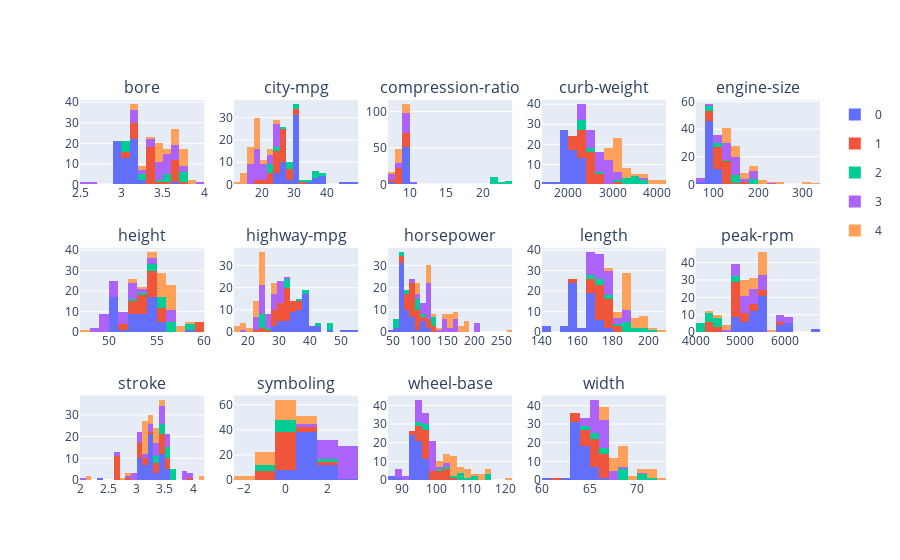

Here is the notebook cell this chart was saved with:
### Code cell
fig = make_subplots(rows=3, cols=5, subplot_titles=data.select_dtypes(include="float64").columns.sort_values())

for i, (col, df) in enumerate(iter(
    data
    .select_dtypes(include="float64")
    .assign(group=lambda x: m1.predict(x))
    .astype({"group": "category"})
    .melt(id_vars=["group"])
    .sort_values("variable")
    .groupby("variable", as_index=False)
)):
    for j, df1 in iter(df.groupby("group", as_index=False)):
        fig.add_trace(
            go.Histogram(
                x=df1["value"], 
                name=j, 
                legendgroup=str(j), showlegend=False,
                marker=dict(color=px.colors.qualitative.Plotly[int(j) % 10])),
            row=i // 5 + 1,
            col=i % 5 + 1,
        )

for j in df["group"].sort_values().unique():
    fig.add_trace(
        go.Histogram(
            x=[float("nan")], y=[float("nan")],
            name=j,
            legendgroup=str(j),
            showlegend=True,
            marker=dict(color=px.colors.qualitative.Plotly[int(j) % 10])),
        row=i // 5 + 1,
        col=i % 5 + 1,
    )

fig.update_layout(showlegend=True, height=1000, barmode="stack").show()

### Figure 1 — Plotly figure (JSON) as saved in the notebook; plotly's stock layout.template omitted (floating-point values rounded to 4 significant figures)
{"data": [{"legendgroup": "0", "marker": {"color": "#636EFA"}, "name": "0", "showlegend": false, "type": "histogram", "x": [3.62, 3.05, 3.05, 3.05, 2.97, 3.03, 2.97, 2.97, 2.97, 3.19, 3.19, 3.19, 3.19, 3.19, 3.19, 3.19, 3.19, 3.24, 3.24, 2.91, 2.91, 2.91, 2.91, 2.91, 2.91, 2.92, 3.15, 3.15, 3.15, 3.15, 3.15, 3.03, 2.97, 2.97, 2.97, 3.03, 3.03, 2.91, 3.03, 3.03, 2.97, 2.97, 3.03, 3.15, 3.03, 2.99, 3.15, 3.15, 3.15, 3.15, 3.15, 3.15, 3.15, 3.15, 3.03, 2.97, 2.97, 3.08, 2.97], "xaxis": "x", "yaxis": "y"}, {"legendgroup": "1", "marker": {"color": "#EF553B"}, "name": "1", "showlegend": false, "type": "histogram", "x": [3.62, 3.62, 3.62, 3.62, 3.62, 3.62, 3.62, 3.62, 3.62, 3.62, 3.62, 3.05, 3.05, 3.35, 3.46, 3.19, 3.19, 3.19, 3.19, 3.19, 3.19, 3.31, 3.31, 3.31, 3.31, 3.05, 3.34, 3.15, 3.31, 3.5, 3.31, 3.31, 3.35, 3.35, 3.17, 3.33, 3.33, 3.39, 3.39, 3.39, 3.39, 3.76, 3.39], "xaxis": "x", "yaxis": "y"}, {"legendgroup": "2", "marker": {"color": "#00CC96"}, "name": "2", "showlegend": false, "type": "histogram", "x": [3.7, 3.7, 3.7, 3.7, 3.7, 3.27, 3.01, 3.01, 3.01, 3.01, 3.01, 3.27, 3.27, 3.58, 3.43, 3.58, 3.58, 3.58], "xaxis": "x", "yaxis": "y"}, {"legendgroup": "3", "marker": {"color": "#AB63FA"}, "name": "3", "showlegend": false, "type": "histogram", "x": [3.43, 3.54, 2.54, 3.54, 3.54, 3.54, 3.54, 3.46, 3.74, 3.59, 3.94, 3.74, 3.74, 3.43, 3.19, 3.62, 3.62, 3.62, 3.62, 3.62, 3.62, 3.27, 3.27, 3.43, 3.6, 3.43, 3.47, 2.68, 3.19, 3.19, 3.19, 3.5, 3.47, 3.17, 3.35, 3.59, 3.59, 3.17, 3.58, 3.352, 3.352, 3.352, 3.414, 3.46], "xaxis": "x", "yaxis": "y"}, {"legendgroup": "4", "marker": {"color": "#FFA15A"}, "name": "4", "showlegend": false, "type": "histogram", "x": [3.46, 3.46, 3.46, 3.46, 3.46, 3.61, 3.78, 3.78, 3.78, 3.78, 3.62, 3.62, 3.78, 3.78, 3.58, 3.78, 3.27, 3.27, 3.43, 3.63, 3.63, 3.54, 3.43, 3.19, 3.19, 3.13, 3.31, 3.62, 3.62, 3.62, 3.43, 3.8, 3.8, 3.78, 3.46], "xaxis": "x", "yaxis": "y"}, {"legendgroup": "0", "marker": {"color": "#636EFA"}, "name": "0", "showlegend": false, "type": "histogram", "x": [37, 31, 24, 31, 31, 31, 31, 31, 31, 31, 31, 31, 31, 31, 45, 31, 31, 31, 37, 38, 38, 47, 31, 31, 24, 31, 30, 25, 27, 27, 27, 27, 30, 30, 30, 30, 38, 31, 49, 31, 26, 26, 29, 29, 38, 24, 26, 27, 27, 27, 37, 31, 31, 31, 24, 31, 31, 35, 31], "xaxis": "x2", "yaxis": "y2"}, {"legendgroup": "1", "marker": {"color": "#EF553B"}, "name": "1", "showlegend": false, "type": "histogram", "x": [19, 26, 26, 26, 26, 26, 27, 27, 23, 25, 25, 21, 21, 23, 24, 24, 24, 27, 27, 27, 27, 29, 28, 28, 30, 19, 25, 30, 24, 27, 23, 31, 23, 23, 28, 24, 24, 26, 25, 32, 28, 26, 26], "xaxis": "x2", "yaxis": "y2"}, {"legendgroup": "2", "marker": {"color": "#00CC96"}, "name": "2", "showlegend": false, "type": "histogram", "x": [22, 22, 22, 22, 31, 30, 38, 34, 37, 26, 33, 37, 37, 28, 25, 28, 25, 28], "xaxis": "x2", "yaxis": "y2"}, {"legendgroup": "3", "marker": {"color": "#AB63FA"}, "name": "3", "showlegend": false, "type": "histogram", "x": [16, 16, 17, 17, 17, 23, 19, 19, 19, 25, 23, 23, 19, 18, 24, 19, 21, 21, 24, 19, 17, 20, 24, 24, 24, 24, 24, 24, 19, 19, 24, 17, 17, 19, 19, 17, 19, 21, 23, 21, 21, 19, 21, 19], "xaxis": "x2", "yaxis": "y2"}, {"legendgroup": "4", "marker": {"color": "#FFA15A"}, "name": "4", "showlegend": false, "type": "histogram", "x": [19, 14, 14, 16, 17, 17, 15, 16, 16, 20, 17, 19, 19, 13, 15, 15, 19, 20, 19, 18, 19, 23, 17, 17, 24, 24, 23, 23, 19, 18, 19, 19, 19, 19, 19], "xaxis": "x2", "yaxis": "y2"}, {"legendgroup": "0", "marker": {"color": "#636EFA"}, "name": "0", "showlegend": false, "type": "histogram", "x": [9.4, 9.4, 7.6, 9, 9.4, 9.4, 9.4, 9.4, 9.4, 9.4, 9.4, 9.4, 9.4, 9.4, 21.9, 9, 9.4, 9, 9.41, 9.6, 9.6, 9.5, 9.4, 9, 7.6, 9.4, 9, 9.1, 9, 9, 9, 9, 9.2, 9.2, 9.2, 9.2, 10.1, 9.2, 9.6, 9.4, 9.4, 9.4, 9, 9, 9, 8.5, 10, 9, 9, 9, 9.4, 9.4, 9.4, 7.6, 9.4, 9, 9, 9, 9], "xaxis": "x3", "yaxis": "y3"}, {"legendgroup": "1", "marker": {"color": "#EF553B"}, "name": "1", "showlegend": false, "type": "histogram", "x": [8, 8.6, 8.6, 8.6, 8.6, 8.6, 8.5, 8.5, 7.5, 8.5, 8.5, 9, 9, 8.8, 8.5, 9, 8.5, 8.7, 8.7, 8.7, 8.7, 9, 9, 9, 9, 9, 8.5, 9, 9, 8.5, 9, 8.7, 7.7, 9, 9, 9, 7.7, 9, 9, 9.5, 8.7, 8.7, 9.5], "xaxis": "x3", "yaxis": "y3"}, {"legendgroup": "2", "marker": {"color": "#00CC96"}, "name": "2", "showlegend": false, "type": "histogram", "x": [21.5, 21.5, 21.5, 21.5, 22, 23, 22.5, 22.5, 22.5, 23, 23, 23, 23, 21, 21, 21, 21, 21], "xaxis": "x3", "yaxis": "y3"}, {"legendgroup": "3", "marker": {"color": "#AB63FA"}, "name": "3", "showlegend": false, "type": "histogram", "x": [8.3, 9.4, 9.4, 9.4, 9.4, 7.5, 7, 7, 7, 8.5, 7.5, 8.8, 8.5, 8, 10, 9, 9, 9, 9.2, 7, 7.8, 9.3, 9.3, 9.3, 9.3, 9.3, 9.3, 9.3, 8.5, 9.3, 9.5, 9.5, 7, 9.5, 9, 9.5, 9, 8.7, 9, 9, 9.3, 9.3, 9.3, 9.31], "xaxis": "x3", "yaxis": "y3"}, {"legendgroup": "4", "marker": {"color": "#FFA15A"}, "name": "4", "showlegend": false, "type": "histogram", "x": [8, 8, 8, 8.3, 9, 9, 8, 8, 8, 9, 8.3, 8.5, 8.5, 11.5, 8.1, 8.1, 9, 9.2, 9.5, 8.8, 8.7, 9.5, 7.5, 7.5, 9.5, 9.5, 9.5, 9.5, 9.2, 7, 8.4, 8.4, 8.4, 8.4, 8.4], "xaxis": "x3", "yaxis": "y3"}, {"legendgroup": "0", "marker": {"color": "#636EFA"}, "name": "0", "showlegend": false, "type": "histogram", "x": [2050, 2015, 1985, 2040, 1918, 2128, 1967, 1989, 2191, 2209, 2212, 2275, 2300, 2254, 2094, 2169, 2204, 2265, 2300, 1950, 1713, 1819, 1837, 1940, 1956, 2010, 2024, 2236, 2289, 2372, 2293, 1890, 2304, 1989, 1989, 1967, 1488, 1874, 1909, 1876, 1876, 2128, 1900, 1905, 1945, 1889, 2017, 1918, 1938, 2024, 1951, 2028, 1971, 2037, 2008, 2145, 1944, 1918, 2004], "xaxis": "x4", "yaxis": "y4"}, {"legendgroup": "1", "marker": {"color": "#EF553B"}, "name": "1", "showlegend": false, "type": "histogram", "x": [2240, 2120, 2145, 2290, 2340, 2385, 2510, 2455, 2420, 2650, 2190, 2280, 2535, 2579, 3110, 2661, 2563, 2290, 2458, 2081, 2109, 2122, 2140, 2326, 2414, 2414, 2535, 2465, 2337, 2395, 2710, 2765, 2365, 2405, 2403, 2324, 2302, 2385, 2410, 2385, 2410, 2425, 2670], "xaxis": "x4", "yaxis": "y4"}, {"legendgroup": "2", "marker": {"color": "#00CC96"}, "name": "2", "showlegend": false, "type": "histogram", "x": [3197, 3430, 3252, 3485, 3252, 2261, 2264, 2319, 2579, 2275, 2275, 2480, 2700, 3515, 3750, 3495, 3770, 3217], "xaxis": "x4", "yaxis": "y4"}, {"legendgroup": "3", "marker": {"color": "#AB63FA"}, "name": "3", "showlegend": false, "type": "histogram", "x": [2695, 2808, 2758, 2707, 2847, 2658, 2460, 2800, 2818, 2778, 2756, 2756, 3139, 2548, 2221, 3139, 3016, 2540, 2536, 2551, 2679, 2714, 2975, 2976, 3071, 2811, 2734, 2823, 2337, 2824, 2507, 2395, 2328, 2833, 2921, 2926, 2403, 2370, 2380, 2380, 2385, 2500, 3685, 2548], "xaxis": "x4", "yaxis": "y4"}, {"legendgroup": "4", "marker": {"color": "#FFA15A"}, "name": "4", "showlegend": false, "type": "histogram", "x": [3020, 3230, 3075, 3285, 3075, 3130, 3151, 2912, 3034, 2935, 3042, 3045, 3157, 2952, 3131, 3296, 4066, 4066, 3950, 2844, 2954, 3086, 3055, 3230, 3380, 3505, 3049, 3095, 3060, 3740, 3900, 3715, 2910, 3012, 3062], "xaxis": "x4", "yaxis": "y4"}, {"legendgroup": "0", "marker": {"color": "#636EFA"}, "name": "0", "showlegend": false, "type": "histogram", "x": [91, 91, 92, 92, 97, 97, 97, 97, 97, 97, 97, 97, 103, 97, 98, 91, 92, 91, 90, 90, 61, 90, 90, 98, 90, 110, 110, 110, 110, 110, 92, 92, 92, 92, 79, 92, 92, 90, 90, 91, 98, 98, 98, 98, 98, 109, 109, 109, 109, 109, 92, 92, 98, 90, 90, 98, 90, 97, 92], "xaxis": "x5", "yaxis": "y5"}, {"legendgroup": "1", "marker": {"color": "#EF553B"}, "name": "1", "showlegend": false, "type": "histogram", "x": [140, 122, 122, 122, 122, 122, 120, 110, 122, 122, 164, 164, 108, 111, 110, 122, 120, 122, 122, 98, 98, 98, 98, 92, 122, 122, 109, 136, 92, 92, 122, 108, 108, 108, 108, 108, 108, 108, 108, 108, 108, 108, 132], "xaxis": "x5", "yaxis": "y5"}, {"legendgroup": "2", "marker": {"color": "#00CC96"}, "name": "2", "showlegend": false, "type": "histogram", "x": [183, 183, 183, 183, 134, 110, 110, 110, 97, 97, 97, 97, 152, 152, 152, 152, 152, 145], "xaxis": "x5", "yaxis": "y5"}, {"legendgroup": "3", "marker": {"color": "#AB63FA"}, "name": "3", "showlegend": false, "type": "histogram", "x": [234, 80, 70, 70, 70, 110, 156, 156, 156, 122, 110, 136, 136, 109, 152, 130, 130, 108, 119, 156, 146, 146, 146, 146, 146, 146, 171, 109, 171, 181, 181, 181, 156, 151, 194, 121, 121, 121, 121, 121, 121, 132, 194, 194], "xaxis": "x5", "yaxis": "y5"}, {"legendgroup": "4", "marker": {"color": "#FFA15A"}, "name": "4", "showlegend": false, "type": "histogram", "x": [304, 308, 234, 140, 141, 326, 209, 209, 209, 164, 131, 136, 136, 258, 258, 181, 181, 130, 130, 141, 141, 141, 141, 161, 171, 134, 120, 120, 120, 120, 120, 181, 141, 141, 173], "xaxis": "x5", "yaxis": "y5"}, {"legendgroup": "0", "marker": {"color": "#636EFA"}, "name": "0", "showlegend": false, "type": "histogram", "x": [54.1, 54.1, 54.1, 54.1, 50.8, 53.3, 53.5, 54.5, 53.3, 54.5, 53.5, 54.5, 54.5, 54.5, 54.5, 50.8, 50.8, 50.8, 54.1, 52, 53.2, 52, 50.8, 50.8, 51, 54.1, 54.1, 53.3, 53.3, 58.3, 54.5, 52.6, 52.6, 52.6, 50.8, 50.8, 50.6, 50.6, 50.6, 50.8, 52.6, 52.6, 52.6, 52.6, 53, 55.6, 55.7, 55.7, 55.7, 55.7, 54.5, 50.8, 50.8, 50.6, 50.8, 50.8, 54.5, 54.5, 53.7], "xaxis": "x6", "yaxis": "y6"}, {"legendgroup": "1", "marker": {"color": "#EF553B"}, "name": "1", "showlegend": false, "type": "histogram", "x": [54.4, 55.5, 55.5, 53.7, 55.5, 53.7, 51.6, 51.6, 51.6, 54.7, 54.3, 54.3, 54.3, 53.5, 54.1, 59.8, 54.7, 53.9, 54.9, 52.8, 52.8, 52.8, 53, 59.1, 54.9, 59.1, 53.9, 55.1, 55.1, 59.1, 59.8, 54.9, 53, 53, 54.3, 54.3, 52.5, 52.5, 52.5, 55.7, 54.9, 55.2, 53.7], "xaxis": "x6", "yaxis": "y6"}, {"legendgroup": "2", "marker": {"color": "#00CC96"}, "name": "2", "showlegend": false, "type": "histogram", "x": [56.3, 54.9, 58.7, 56.5, 54.4, 55.5, 54.9, 52.8, 53, 55.1, 55.7, 55.7, 55.7, 56.7, 58.7, 56.7, 58.7, 56.7], "xaxis": "x6", "yaxis": "y6"}, {"legendgroup": "3", "marker": {"color": "#AB63FA"}, "name": "3", "showlegend": false, "type": "histogram", "x": [50.8, 49.6, 49.6, 49.6, 49.6, 51.6, 50.2, 50.2, 50.2, 49.4, 49.4, 54.3, 53.1, 54.3, 54.3, 52.4, 48.8, 48.8, 51.4, 50.2, 53, 52, 52, 52, 52, 52, 52, 51.4, 52, 49.7, 49.7, 50.2, 50.2, 49.7, 51.6, 51.6, 56.1, 56.1, 56.1, 56.1, 56.1, 56.1, 50.5, 51.6], "xaxis": "x6", "yaxis": "y6"}, {"legendgroup": "4", "marker": {"color": "#FFA15A"}, "name": "4", "showlegend": false, "type": "histogram", "x": [55.5, 56.7, 56.5, 55.4, 54.8, 52.8, 56.3, 53.7, 55.7, 55.7, 55.9, 55.7, 55.7, 55.5, 55.5, 47.8, 52.8, 56.1, 55.1, 57.5, 56.2, 57.5, 56.2, 57.5, 56.2, 54.1, 54.1, 55.5, 56, 56.7, 56.7, 56.7, 58.7, 56.7, 55.1], "xaxis": "x6", "yaxis": "y6"}, {"legendgroup": "0", "marker": {"color": "#636EFA"}, "name": "0", "showlegend": false, "type": "histogram", "x": [36, 39, 38, 38, 30, 41, 38, 38, 38, 34, 34, 34, 32, 29, 47, 34, 34, 29, 29, 38, 38, 54, 38, 42, 34, 34, 34, 34, 33, 33, 33, 33, 31, 38, 31, 38, 38, 53, 43, 43, 41, 30, 38, 38, 37, 50, 37, 37, 37, 37, 37, 37, 37, 37, 38, 30, 38, 41, 38], "xaxis": "x7", "yaxis": "y7"}, {"legendgroup": "1", "marker": {"color": "#EF553B"}, "name": "1", "showlegend": false, "type": "histogram", "x": [31, 31, 37, 29, 32, 25, 32, 31, 29, 23, 33, 30, 31, 37, 32, 32, 24, 31, 37, 37, 34, 34, 32, 34, 32, 32, 30, 28, 29, 29, 28, 28, 32, 32, 30, 34, 34, 32, 32, 32, 32, 32, 27], "xaxis": "x7", "yaxis": "y7"}, {"legendgroup": "2", "marker": {"color": "#00CC96"}, "name": "2", "showlegend": false, "type": "histogram", "x": [33, 25, 33, 25, 33, 46, 42, 38, 46, 36, 47, 33, 27, 39, 25, 25, 25, 25], "xaxis": "x7", "yaxis": "y7"}, {"legendgroup": "3", "marker": {"color": "#AB63FA"}, "name": "3", "showlegend": false, "type": "histogram", "x": [28, 26, 28, 28, 26, 28, 31, 25, 25, 24, 27, 25, 25, 29, 23, 24, 30, 30, 30, 30, 30, 24, 30, 25, 24, 29, 27, 26, 30, 22, 25, 29, 32, 24, 24, 24, 30, 30, 23, 23, 23, 23, 18, 27], "xaxis": "x7", "yaxis": "y7"}, {"legendgroup": "4", "marker": {"color": "#FFA15A"}, "name": "4", "showlegend": false, "type": "histogram", "x": [24, 24, 24, 24, 24, 24, 28, 28, 28, 28, 22, 22, 28, 25, 23, 24, 24, 22, 19, 19, 17, 25, 25, 20, 25, 22, 22, 20, 25, 22, 18, 16, 16, 24, 25], "xaxis": "x7", "yaxis": "y7"}, {"legendgroup": "0", "marker": {"color": "#636EFA"}, "name": "0", "showlegend": false, "type": "histogram", "x": [68, 68, 68, 68, 69, 69, 69, 69, 69, 69, 69, 69, 55, 69, 102, 68, 68, 68, 68, 70, 70, 48, 102, 68, 68, 68, 68, 100, 86, 86, 86, 86, 76, 76, 76, 76, 60, 76, 58, 68, 112, 112, 70, 70, 70, 85, 90, 100, 85, 85, 68, 68, 68, 68, 102, 62, 62, 62, 69], "xaxis": "x8", "yaxis": "y8"}, {"legendgroup": "1", "marker": {"color": "#EF553B"}, "name": "1", "showlegend": false, "type": "histogram", "x": [120, 84, 84, 84, 84, 84, 97, 97, 116, 88, 88, 121, 121, 101, 78, 101, 88, 92, 92, 92, 92, 70, 70, 88, 110, 70, 62, 88, 70, 98.8, 62, 111, 82, 94, 82, 111, 82, 62, 82, 94, 73, 73, 82], "xaxis": "x8", "yaxis": "y8"}, {"legendgroup": "2", "marker": {"color": "#00CC96"}, "name": "2", "showlegend": false, "type": "histogram", "x": [123, 123, 123, 123, 72, 73, 56, 56, 106, 68, 68, 52, 52, 95, 95, 95, 95, 95], "xaxis": "x8", "yaxis": "y8"}, {"legendgroup": "3", "marker": {"color": "#AB63FA"}, "name": "3", "showlegend": false, "type": "histogram", "x": [160, 155, 135, 101, 101, 101, 116, 116, 145, 145, 145, 88, 101, 110, 115, 102, 154, 111, 90, 145, 111, 160, 200, 161, 116, 116, 116, 116, 116, 116, 90, 161, 207, 207, 143, 145, 207, 110, 88.8, 110, 110, 160, 160, 110], "xaxis": "x8", "yaxis": "y8"}, {"legendgroup": "4", "marker": {"color": "#FFA15A"}, "name": "4", "showlegend": false, "type": "histogram", "x": [175, 184, 184, 155, 152, 152, 182, 182, 182, 121, 140, 110, 110, 262, 176, 176, 152, 156, 156, 114, 134, 160, 114, 162, 162, 114, 114, 114, 114, 142, 97, 95, 95, 97, 97], "xaxis": "x8", "yaxis": "y8"}, {"legendgroup": "0", "marker": {"color": "#636EFA"}, "name": "0", "showlegend": false, "type": "histogram", "x": [156.9, 158.7, 158.7, 158.7, 157.3, 157.3, 157.3, 167.3, 167.3, 171.7, 171.7, 171.7, 171.7, 159.3, 166.3, 168.7, 168.7, 168.7, 168.7, 159.1, 157.3, 157.3, 144.6, 144.6, 150, 150, 150, 163.4, 157.1, 167.5, 167.5, 175.4, 175.4, 169.1, 157.3, 157.3, 157.3, 141.1, 155.9, 158.8, 157.3, 159.1, 166.8, 165.3, 165.3, 165.3, 165.3, 170.2, 165.3, 165.6, 165.3, 170.2, 162.4, 157.3, 159.1, 157.3, 157.3, 166.8, 157.3], "xaxis": "x9", "yaxis": "y9"}, {"legendgroup": "1", "marker": {"color": "#EF553B"}, "name": "1", "showlegend": false, "type": "histogram", "x": [172, 157.9, 157.3, 172, 173.5, 172, 172, 173.5, 173.6, 173.6, 172, 174.6, 181.5, 169.7, 169.7, 180.2, 183.1, 169.7, 175.6, 166.3, 166.3, 166.3, 166.3, 175.6, 175.6, 175.6, 174.6, 175.4, 170.7, 176.8, 176.8, 176.8, 172.4, 172.4, 172.4, 173.4, 173.4, 177.8, 177.8, 177.8, 177.8, 177.8, 175], "xaxis": "x9", "yaxis": "y9"}, {"legendgroup": "2", "marker": {"color": "#00CC96"}, "name": "2", "showlegend": false, "type": "histogram", "x": [186.7, 198.9, 186.7, 198.9, 186.7, 171.7, 171.7, 171.7, 180.2, 166.3, 166.3, 175.6, 175, 190.9, 190.9, 187.5, 202.6, 188.8], "xaxis": "x9", "yaxis": "y9"}, {"legendgroup": "3", "marker": {"color": "#AB63FA"}, "name": "3", "showlegend": false, "type": "histogram", "x": [186.6, 186.6, 186.6, 186.6, 186.6, 186.6, 176.8, 178.5, 168.9, 173.2, 168.9, 168.9, 168.9, 165.7, 170.7, 183.5, 176.2, 176.2, 176.2, 176.2, 176.2, 176.2, 183.5, 173.2, 172.6, 168.8, 168.8, 171.2, 176.6, 176.6, 177.3, 176.8, 173, 173, 173.2, 173.2, 173.2, 172.4, 169, 169, 169, 169, 180.3, 170.7], "xaxis": "x9", "yaxis": "y9"}, {"legendgroup": "4", "marker": {"color": "#FFA15A"}, "name": "4", "showlegend": false, "type": "histogram", "x": [186.7, 198.9, 186.7, 198.9, 186.7, 186.7, 188.8, 187.8, 188.8, 188.8, 188.8, 188.8, 188.8, 188.8, 188.8, 187.8, 184.6, 181.7, 199.6, 199.6, 191.7, 188.8, 192.7, 192.7, 192.7, 189, 189, 193.8, 197, 184.6, 202.6, 208.1, 199.2, 178.4, 188.8], "xaxis": "x9", "yaxis": "y9"}, {"legendgroup": "0", "marker": {"color": "#636EFA"}, "name": "0", "showlegend": false, "type": "histogram", "x": [5000, 5000, 5000, 5500, 5500, 5200, 5200, 5200, 5200, 5200, 5200, 5200, 5200, 4800, 5200, 5500, 5500, 5000, 5400, 5400, 5100, 5500, 5000, 5500, 5500, 5500, 5800, 5800, 5800, 5800, 6000, 6000, 6000, 6000, 5500, 6000, 4800, 5500, 5500, 5500, 6600, 6600, 4800, 4800, 4800, 5500, 5500, 5250, 5250, 5250, 4800, 5500, 5500, 5500, 5500, 5500, 4800, 4800, 4900], "xaxis": "x10", "yaxis": "y10"}, {"legendgroup": "1", "marker": {"color": "#EF553B"}, "name": "1", "showlegend": false, "type": "histogram", "x": [5000, 4800, 4800, 4800, 4800, 4800, 5200, 5500, 5000, 5000, 5200, 4250, 4250, 5800, 4800, 5800, 5000, 4800, 4200, 4200, 4800, 4800, 4800, 4800, 4800, 4200, 4200, 5500, 4800, 5500, 5000, 4800, 4800, 5200, 4800, 4800, 4800, 5200, 4400, 4800, 4400, 4960, 4400], "xaxis": "x10", "yaxis": "y10"}, {"legendgroup": "2", "marker": {"color": "#00CC96"}, "name": "2", "showlegend": false, "type": "histogram", "x": [4350, 4350, 4350, 4350, 4200, 4800, 4500, 4500, 4500, 4500, 4500, 4800, 4800, 4150, 4150, 4150, 4150, 4150], "xaxis": "x10", "yaxis": "y10"}, {"legendgroup": "3", "marker": {"color": "#AB63FA"}, "name": "3", "showlegend": false, "type": "histogram", "x": [4750, 6000, 6000, 6000, 6000, 5500, 5000, 5000, 5000, 5000, 5500, 5800, 5500, 5500, 5500, 5000, 5000, 5000, 5000, 5000, 4800, 4800, 4800, 4800, 4800, 4800, 5200, 5200, 5500, 5200, 5200, 5200, 5000, 5500, 5900, 5900, 5500, 5500, 5250, 5250, 5250, 5250, 4900, 5900], "xaxis": "x10", "yaxis": "y10"}, {"legendgroup": "4", "marker": {"color": "#FFA15A"}, "name": "4", "showlegend": false, "type": "histogram", "x": [4500, 4500, 4750, 5000, 5000, 5400, 5400, 5400, 4250, 5500, 5500, 5500, 5400, 4750, 4750, 5200, 5300, 5400, 5100, 5100, 5400, 5400, 5400, 5400, 5200, 5200, 5500, 5200, 5600, 5000, 5000, 5000, 5000, 5000, 5200], "xaxis": "x10", "yaxis": "y10"}, {"legendgroup": "0", "marker": {"color": "#636EFA"}, "name": "0", "showlegend": false, "type": "histogram", "x": [3.23, 3.23, 3.23, 3.39, 3.29, 3.29, 3.29, 3.29, 3.29, 3.29, 3.29, 3.29, 3.47, 3.29, 3.15, 3.23, 3.23, 3.39, 3.23, 3.23, 3.11, 3.11, 3.03, 3.23, 3.41, 3.15, 3.15, 3.15, 3.15, 3.58, 3.58, 3.58, 3.58, 3.58, 3.41, 3.41, 3.41, 3.41, 3.07, 3.41, 3.08, 3.08, 3.03, 3.03, 3.03, 3.4, 3.4, 3.4, 3.4, 3.4, 3.23, 3.23, 3.23, 3.39, 3.23, 3.03, 3.03, 3.03, 2.36], "xaxis": "x11", "yaxis": "y11"}, {"legendgroup": "1", "marker": {"color": "#EF553B"}, "name": "1", "showlegend": false, "type": "histogram", "x": [3.16, 3.39, 3.39, 3.39, 3.39, 3.39, 3.47, 3.47, 3.46, 3.46, 3.46, 3.19, 3.19, 2.8, 3.46, 3.23, 3.58, 3.54, 3.54, 3.54, 3.54, 3.03, 3.03, 3.4, 3.4, 3.03, 3.03, 3.03, 3.03, 3.46, 3.9, 3.03, 2.64, 2.64, 2.64, 2.64, 2.64, 2.64, 2.64, 2.64, 2.64, 2.64, 2.64], "xaxis": "x11", "yaxis": "y11"}, {"legendgroup": "2", "marker": {"color": "#00CC96"}, "name": "2", "showlegend": false, "type": "histogram", "x": [3.4, 3.64, 3.64, 3.64, 3.64, 3.64, 3.35, 3.35, 3.35, 3.4, 3.4, 3.4, 3.4, 3.52, 3.52, 3.52, 3.52, 3.52], "xaxis": "x11", "yaxis": "y11"}, {"legendgroup": "3", "marker": {"color": "#AB63FA"}, "name": "3", "showlegend": false, "type": "histogram", "x": [2.68, 3.1, 3.396, 3.46, 3.46, 3.86, 3.46, 3.86, 3.86, 3.332, 3.332, 3.332, 2.8, 3.4, 3.4, 3.27, 3.23, 3.9, 3.4, 3.27, 3.27, 3.5, 3.5, 3.5, 3.5, 3.35, 3.5, 3.5, 3.35, 3.4, 2.9, 2.9, 3.11, 3.86, 2.9, 2.68, 3.07, 3.07, 3.07, 3.07, 2.07, 3.07, 3.9, 3.47], "xaxis": "x11", "yaxis": "y11"}, {"legendgroup": "4", "marker": {"color": "#FFA15A"}, "name": "4", "showlegend": false, "type": "histogram", "x": [3.15, 3.12, 3.35, 3.35, 3.1, 3.27, 3.27, 3.27, 3.39, 3.39, 3.39, 3.19, 3.4, 3.4, 3.4, 2.76, 4.17, 4.17, 3.35, 3.35, 2.87, 3.15, 3.15, 3.15, 3.15, 3.15, 3.15, 3.15, 3.15, 3.21, 3.19, 2.19, 2.19, 3.19, 3.19], "xaxis": "x11", "yaxis": "y11"}, {"legendgroup": "0", "marker": {"color": "#636EFA"}, "name": "0", "showlegend": false, "type": "histogram", "x": [2, 1, 1, 1, 1, 1, 1, 1, 1, 2, 2, 2, 2, 3, 0, 1, 1, 1, 1, 2, 2, 1, 1, 1, 0, 0, 0, 0, 0, 1, 1, 0, 1, 1, 1, 2, 1, 0, 1, 1, 1, 1, 1, 1, 1, 1, 1, 1, 1, 1, 1, 1, 1, 1, 2, 1, 2, 2, 2], "xaxis": "x12", "yaxis": "y12"}, {"legendgroup": "1", "marker": {"color": "#EF553B"}, "name": "1", "showlegend": false, "type": "histogram", "x": [2, 2, 0, 0, 0, 0, 0, 0, 0, 0, 0, 0, -1, 0, 0, 0, 0, 0, -1, 0, 0, 0, 0, -1, -1, -1, -1, 0, 0, 0, 0, 0, 1, 1, -1, 0, 0, 1, 0, 1, 0, 0, 0], "xaxis": "x12", "yaxis": "y12"}, {"legendgroup": "2", "marker": {"color": "#00CC96"}, "name": "2", "showlegend": false, "type": "histogram", "x": [0, 0, 0, 0, 0, 2, 2, 2, 0, 0, 0, -1, -1, 0, -1, -1, 0, -1], "xaxis": "x12", "yaxis": "y12"}, {"legendgroup": "3", "marker": {"color": "#AB63FA"}, "name": "3", "showlegend": false, "type": "histogram", "x": [3, 3, 2, 3, 2, 3, 2, 2, 3, 3, 1, 3, 3, 3, 3, 3, 2, 2, 2, 2, 2, 2, 3, 3, 3, 2, 1, 2, 2, 2, 2, 3, 3, 3, 3, 1, 3, 3, 3, 3, 3, 3, 3, 3], "xaxis": "x12", "yaxis": "y12"}, {"legendgroup": "4", "marker": {"color": "#FFA15A"}, "name": "4", "showlegend": false, "type": "histogram", "x": [-1, 0, 0, 0, 0, 0, 0, -1, -2, -1, -2, -1, -2, -1, -1, -1, -1, -1, 0, 0, 0, 0, 1, 1, 1, 1, 0, 0, 0, 0, 0, -1, 0, 1, 1], "xaxis": "x12", "yaxis": "y12"}, {"legendgroup": "0", "marker": {"color": "#636EFA"}, "name": "0", "showlegend": false, "type": "histogram", "x": [93.1, 93.7, 93.1, 93.7, 93, 95.1, 94.5, 94.5, 94.5, 94.5, 94.5, 94.5, 94.5, 94.5, 94.5, 93.7, 93.1, 93.1, 93.7, 94.5, 94.5, 88.4, 93.7, 93.1, 93.7, 93.7, 96.5, 96.5, 96.5, 96.5, 96.5, 96.5, 96.5, 93.7, 93.7, 93.7, 86.6, 86.6, 93.7, 93.7, 94.5, 94.5, 94.5, 94.5, 95.7, 94.5, 97.3, 97.3, 97.3, 97.3, 93.7, 93.7, 93.7, 93.7, 93.7, 95.7, 95.7, 95.7, 93.7], "xaxis": "x13", "yaxis": "y13"}, {"legendgroup": "1", "marker": {"color": "#EF553B"}, "name": "1", "showlegend": false, "type": "histogram", "x": [104.9, 98.8, 98.8, 98.8, 98.8, 98.8, 97.2, 97.2, 96.3, 96.3, 96.3, 101.2, 101.2, 101.2, 94.3, 96.5, 103.3, 102.4, 102.4, 102.4, 95.7, 95.7, 95.7, 95.7, 100.4, 100.4, 95.7, 102.4, 95.7, 103.3, 95.7, 96.1, 96.9, 96.9, 97, 97, 97, 97, 97.2, 97.2, 93.3, 93.7, 97.2], "xaxis": "x13", "yaxis": "y13"}, {"legendgroup": "2", "marker": {"color": "#00CC96"}, "name": "2", "showlegend": false, "type": "histogram", "x": [109.1, 115.6, 106.7, 110, 110, 104.9, 102.4, 95.7, 95.7, 100.4, 97.3, 97.3, 97.3, 107.9, 114.2, 107.9, 114.2, 107.9], "xaxis": "x13", "yaxis": "y13"}, {"legendgroup": "3", "marker": {"color": "#AB63FA"}, "name": "3", "showlegend": false, "type": "histogram", "x": [96.6, 95.3, 95.3, 95.3, 95.3, 96.3, 95.9, 95.9, 95.9, 96.3, 96.3, 101.2, 99.8, 99.4, 99.8, 94.5, 88.6, 88.6, 96, 95.9, 91.3, 98.4, 98.4, 98.4, 98.4, 98.4, 98.4, 102.9, 102.9, 94.5, 94.5, 95.9, 99.2, 89.5, 89.5, 91.3, 89.5, 99.1, 99.1, 99.1, 99.1, 99.1, 99.1, 96.1], "xaxis": "x13", "yaxis": "y13"}, {"legendgroup": "4", "marker": {"color": "#FFA15A"}, "name": "4", "showlegend": false, "type": "histogram", "x": [102.7, 112, 120.9, 115.6, 100.4, 110, 103.5, 103.5, 103.5, 105.8, 105.8, 105.8, 102, 113, 113, 100.4, 109.1, 100.4, 104.5, 109.1, 109.1, 109.1, 104.3, 104.3, 104.3, 104.3, 104.3, 104.3, 104.5, 108, 107.9, 114.2, 107.9, 114.2, 107.9], "xaxis": "x13", "yaxis": "y13"}, {"legendgroup": "0", "marker": {"color": "#636EFA"}, "name": "0", "showlegend": false, "type": "histogram", "x": [63.4, 63.6, 63.6, 63.6, 63.8, 63.8, 63.8, 63.8, 63.8, 65.5, 65.5, 65.5, 65.5, 64.2, 64.4, 64, 64, 64, 64, 64.2, 63.8, 63.8, 63.9, 63.9, 64, 64, 64, 64, 63.9, 65.2, 65.2, 65.2, 62.5, 66, 63.8, 63.8, 63.8, 60.3, 63.6, 63.6, 63.8, 64.2, 64.2, 64.2, 63.8, 63.8, 63.8, 63.8, 63.8, 63.8, 63.8, 63.8, 63.8, 63.8, 63.8, 64.4, 64.4, 64.2, 64.4], "xaxis": "x14", "yaxis": "y14"}, {"legendgroup": "1", "marker": {"color": "#EF553B"}, "name": "1", "showlegend": false, "type": "histogram", "x": [63.8, 63.6, 65.4, 65.4, 65.4, 65.4, 65.4, 65.4, 65.4, 65.4, 65.4, 64.6, 66.5, 63.6, 63.6, 66.9, 66.9, 64.4, 64.4, 64.4, 64.4, 63.6, 66.5, 66.5, 66.5, 66.5, 64.6, 65.2, 61.8, 64.8, 64.8, 64.8, 65.4, 65.4, 65.4, 65.2, 65.2, 66.5, 66.5, 66.5, 66.5, 66.5, 66.1], "xaxis": "x14", "yaxis": "y14"}, {"legendgroup": "2", "marker": {"color": "#00CC96"}, "name": "2", "showlegend": false, "type": "histogram", "x": [68.4, 68.4, 68.4, 68.4, 68.4, 65.5, 65.5, 65.5, 66.9, 64.4, 64.4, 66.5, 70.3, 70.3, 70.3, 71.7, 66.1, 68.9], "xaxis": "x14", "yaxis": "y14"}, {"legendgroup": "3", "marker": {"color": "#AB63FA"}, "name": "3", "showlegend": false, "type": "histogram", "x": [66.5, 66.5, 66.5, 66.5, 66.5, 66.5, 66.6, 65, 67.9, 66.3, 68.3, 65, 65, 64, 67.9, 67.7, 67.7, 65.6, 65.6, 65.6, 65.6, 65.6, 65.6, 67.9, 66.3, 65.2, 64.1, 64.1, 65.5, 66.2, 66.4, 66.3, 64.8, 65.4, 66.3, 66.3, 66.3, 65.4, 65.4, 65.7, 65.7, 65.7, 65.7, 70.5], "xaxis": "x14", "yaxis": "y14"}, {"legendgroup": "4", "marker": {"color": "#FFA15A"}, "name": "4", "showlegend": false, "type": "histogram", "x": [68.4, 68.4, 68.4, 68.4, 68.4, 68.3, 68.9, 67.2, 67.2, 67.2, 67.2, 67.2, 67.2, 68.9, 68.8, 66.5, 66.5, 66.5, 69.6, 69.6, 70.6, 68.9, 71.4, 71.4, 71.4, 66.9, 66.9, 67.9, 70.9, 66.5, 66.5, 71.7, 71.7, 72, 68], "xaxis": "x14", "yaxis": "y14"}, {"legendgroup": "0", "marker": {"color": "#636EFA"}, "name": "0", "showlegend": true, "type": "histogram", "x": [null], "xaxis": "x14", "y": [null], "yaxis": "y14"}, {"legendgroup": "1", "marker": {"color": "#EF553B"}, "name": "1", "showlegend": true, "type": "histogram", "x": [null], "xaxis": "x14", "y": [null], "yaxis": "y14"}, {"legendgroup": "2", "marker": {"color": "#00CC96"}, "name": "2", "showlegend": true, "type": "histogram", "x": [null], "xaxis": "x14", "y": [null], "yaxis": "y14"}, {"legendgroup": "3", "marker": {"color": "#AB63FA"}, "name": "3", "showlegend": true, "type": "histogram", "x": [null], "xaxis": "x14", "y": [null], "yaxis": "y14"}, {"legendgroup": "4", "marker": {"color": "#FFA15A"}, "name": "4", "showlegend": true, "type": "histogram", "x": [null], "xaxis": "x14", "y": [null], "yaxis": "y14"}], "layout": {"annotations": [{"font": {"size": 16}, "showarrow": false, "text": "bore", "x": 0.084, "xanchor": "center", "xref": "paper", "y": 1, "yanchor": "bottom", "yref": "paper"}, {"font": {"size": 16}, "showarrow": false, "text": "city-mpg", "x": 0.292, "xanchor": "center", "xref": "paper", "y": 1, "yanchor": "bottom", "yref": "paper"}, {"font": {"size": 16}, "showarrow": false, "text": "compression-ratio", "x": 0.5, "xanchor": "center", "xref": "paper", "y": 1, "yanchor": "bottom", "yref": "paper"}, {"font": {"size": 16}, "showarrow": false, "text": "curb-weight", "x": 0.708, "xanchor": "center", "xref": "paper", "y": 1, "yanchor": "bottom", "yref": "paper"}, {"font": {"size": 16}, "showarrow": false, "text": "engine-size", "x": 0.916, "xanchor": "center", "xref": "paper", "y": 1, "yanchor": "bottom", "yref": "paper"}, {"font": {"size": 16}, "showarrow": false, "text": "height", "x": 0.084, "xanchor": "center", "xref": "paper", "y": 0.6111, "yanchor": "bottom", "yref": "paper"}, {"font": {"size": 16}, "showarrow": false, "text": "highway-mpg", "x": 0.292, "xanchor": "center", "xref": "paper", "y": 0.6111, "yanchor": "bottom", "yref": "paper"}, {"font": {"size": 16}, "showarrow": false, "text": "horsepower", "x": 0.5, "xanchor": "center", "xref": "paper", "y": 0.6111, "yanchor": "bottom", "yref": "paper"}, {"font": {"size": 16}, "showarrow": false, "text": "length", "x": 0.708, "xanchor": "center", "xref": "paper", "y": 0.6111, "yanchor": "bottom", "yref": "paper"}, {"font": {"size": 16}, "showarrow": false, "text": "peak-rpm", "x": 0.916, "xanchor": "center", "xref": "paper", "y": 0.6111, "yanchor": "bottom", "yref": "paper"}, {"font": {"size": 16}, "showarrow": false, "text": "stroke", "x": 0.084, "xanchor": "center", "xref": "paper", "y": 0.2222, "yanchor": "bottom", "yref": "paper"}, {"font": {"size": 16}, "showarrow": false, "text": "symboling", "x": 0.292, "xanchor": "center", "xref": "paper", "y": 0.2222, "yanchor": "bottom", "yref": "paper"}, {"font": {"size": 16}, "showarrow": false, "text": "wheel-base", "x": 0.5, "xanchor": "center", "xref": "paper", "y": 0.2222, "yanchor": "bottom", "yref": "paper"}, {"font": {"size": 16}, "showarrow": false, "text": "width", "x": 0.708, "xanchor": "center", "xref": "paper", "y": 0.2222, "yanchor": "bottom", "yref": "paper"}], "autosize": true, "barmode": "stack", "showlegend": true, "xaxis": {"anchor": "y", "autorange": true, "domain": [0, 0.168], "range": [2.5, 4], "type": "linear"}, "xaxis10": {"anchor": "y10", "autorange": true, "domain": [0.832, 1], "range": [4000.0, 6800.0], "type": "linear"}, "xaxis11": {"anchor": "y11", "autorange": true, "domain": [0, 0.168], "range": [2, 4.2], "type": "linear"}, "xaxis12": {"anchor": "y12", "autorange": true, "domain": [0.208, 0.376], "range": [-2.5, 3.5], "type": "linear"}, "xaxis13": {"anchor": "y13", "autorange": true, "domain": [0.416, 0.584], "range": [86, 122], "type": "linear"}, "xaxis14": {"anchor": "y14", "autorange": true, "domain": [0.624, 0.792], "range": [60, 73], "type": "linear"}, "xaxis15": {"anchor": "y15", "domain": [0.832, 1]}, "xaxis2": {"anchor": "y2", "autorange": true, "domain": [0.208, 0.376], "range": [11.5, 49.5], "type": "linear"}, "xaxis3": {"anchor": "y3", "autorange": true, "domain": [0.416, 0.584], "range": [7, 24], "type": "linear"}, "xaxis4": {"anchor": "y4", "autorange": true, "domain": [0.624, 0.792], "range": [1400.0, 4200.0], "type": "linear"}, "xaxis5": {"anchor": "y5", "autorange": true, "domain": [0.832, 1], "range": [59.5, 339.5], "type": "linear"}, "xaxis6": {"anchor": "y6", "autorange": true, "domain": [0, 0.168], "range": [47, 60], "type": "linear"}, "xaxis7": {"anchor": "y7", "autorange": true, "domain": [0.208, 0.376], "range": [15.5, 55.5], "type": "linear"}, "xaxis8": {"anchor": "y8", "autorange": true, "domain": [0.416, 0.584], "range": [40, 270], "type": "linear"}, "xaxis9": {"anchor": "y9", "autorange": true, "domain": [0.624, 0.792], "range": [140, 210], "type": "linear"}, "yaxis": {"anchor": "x", "autorange": true, "domain": [0.7778, 1], "range": [0, 41.05]}, "yaxis10": {"anchor": "x10", "autorange": true, "domain": [0.3889, 0.6111], "range": [0, 48.42]}, "yaxis11": {"anchor": "x11", "autorange": true, "domain": [0, 0.2222], "range": [0, 38.95]}, "yaxis12": {"anchor": "x12", "autorange": true, "domain": [0, 0.2222], "range": [0, 67.37]}, "yaxis13": {"anchor": "x13", "autorange": true, "domain": [0, 0.2222], "range": [0, 45.26]}, "yaxis14": {"anchor": "x14", "autorange": true, "domain": [0, 0.2222], "range": [0, 45.26], "type": "linear"}, "yaxis15": {"anchor": "x15", "domain": [0, 0.2222]}, "yaxis2": {"anchor": "x2", "autorange": true, "domain": [0.7778, 1], "range": [0, 37.89]}, "yaxis3": {"anchor": "x3", "autorange": true, "domain": [0.7778, 1], "range": [0, 115.8]}, "yaxis4": {"anchor": "x4", "autorange": true, "domain": [0.7778, 1], "range": [0, 42.11]}, "yaxis5": {"anchor": "x5", "autorange": true, "domain": [0.7778, 1], "range": [0, 61.05]}, "yaxis6": {"anchor": "x6", "autorange": true, "domain": [0.3889, 0.6111], "range": [0, 41.05]}, "yaxis7": {"anchor": "x7", "autorange": true, "domain": [0.3889, 0.6111], "range": [0, 37.89]}, "yaxis8": {"anchor": "x8", "autorange": true, "domain": [0.3889, 0.6111], "range": [0, 37.89]}, "yaxis9": {"anchor": "x9", "autorange": true, "domain": [0.3889, 0.6111], "range": [0, 41.05]}}}
